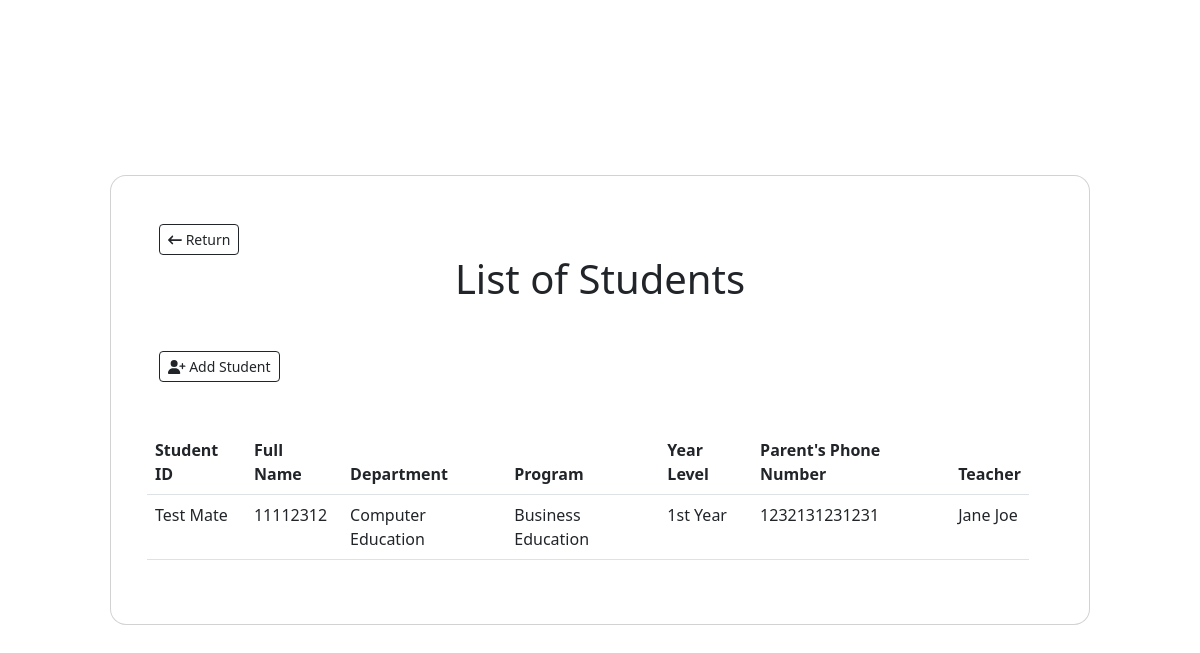
The app's page /students/list (signed in), older data.
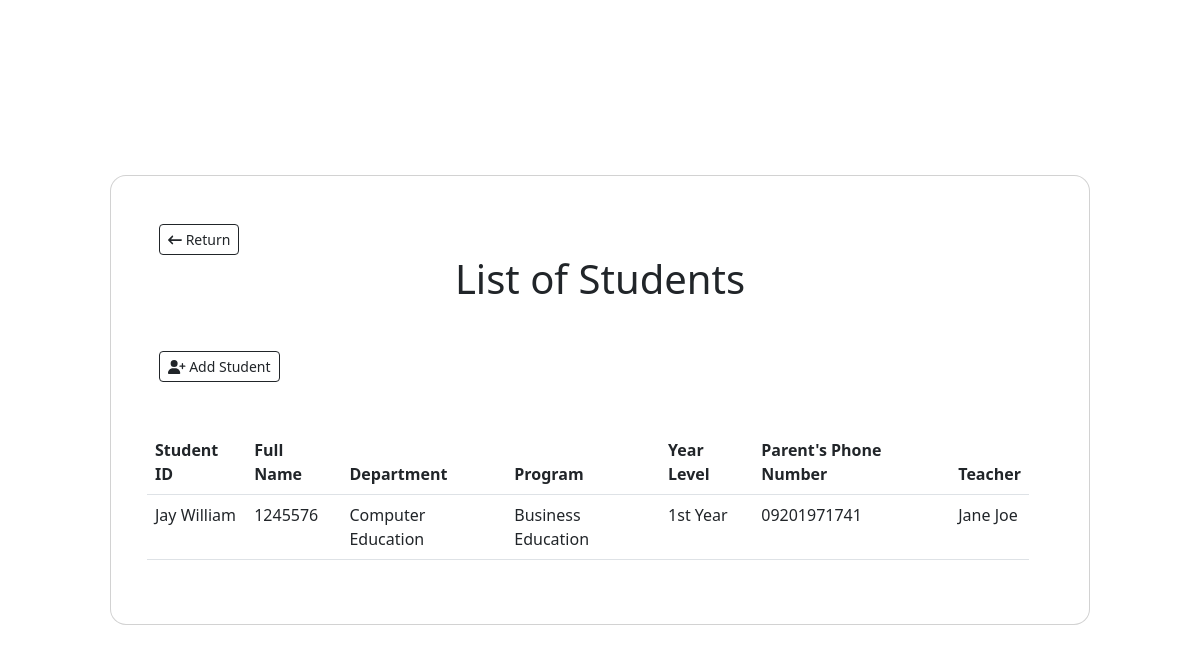
The same page, newer data.
### app.py (models this page shows, shortened)
class Students(db.Model, UserMixin):
    __tablename__ = 'students'
    id = db.Column(db.Integer, primary_key=True)
    fullname = db.Column(db.String(1000), nullable=False)
    course = db.Column(db.String(255), nullable=False)
    studentid = db.Column(db.String(255), nullable=False)
    department = db.Column(db.String(255), nullable=False)
    program = db.Column(db.String(255), nullable=False)
    year = db.Column(db.String(255), nullable=False)
    parentphone = db.Column(db.String(255), nullable=False)
    teacher_name = db.Column(db.String(1000), db.ForeignKey('user.fullname'), nullable=False)
    date_added = db.Column(db.Date, default=date.today)
    teacher = db.Relationship('User', foreign_keys=teacher_name)

### app.py (the view)
@app.route('/students/list')
@login_required
def students_list():
    if current_user.username == 'admin':
            return redirect(url_for('admin'))
    else:
        students = Students.query.filter_by(teacher_name=current_user.fullname).order_by(Students.date_added).all()
        return render_template("students-db.html", students=students)

### app.py (called while the page is built)
@login_manager.user_loader
def load_user(user_id):
    return User.query.get(int(user_id))

### templates/students-db.html (shortened to what the changed rows need)
{% extends 'base.html' %}
{% block content %}
    <body>
        <section class="sign-in">
            <div class="container-fluid d-flex justify-content-center align-items-center vh-100">
                <div class="col-xl-10">
                    <div class="card" style="border-radius: 1rem;">
                        <div class="card-body p-5">
                            <h1 class="card-title mb-5 text-center">List of Students</h1>
                            <div class="row">
                                <div class="row">
                                    <table class="table" id="dataTable">
                                        <thead>
                                            <tr>
                                                <th scope="col">
                                                    Student ID
                                                </th>
                                                <th scope="col">
                                                    Full Name
                                                </th>
                                                <th scope="col">
                                                    Department
                                                </th>
                                                <th scope="col">
                                                    Program
                                                </th>
                                                <th scope="col">
                                                    Year Level
                                                </th>
                                                <th scope="col">
                                                    Parent's Phone Number
                                                </th>
                                                <th scope="col">
                                                    Teacher
                                                </th>
                                            </tr>
                                        </thead>
                                        <tbody>
                                            {% for student in students %}
                                            <tr>
                                                <td scope="row">
                                                    {{ student.fullname }}
                                                </td>
                                                <td>
                                                    {{ student.studentid }}
                                                </td>
                                                <td>
                                                    {{ student.department }}
                                                </td>
                                                <td>
                                                    {{ student.program }}
                                                </td>
                                                <td>
                                                    {{ student.year }}
                                                </td>
                                                <td>
                                                    {{ student.parentphone }}
                                                </td>
                                                <td>
                                                    {{ student.teacher_name }}
                                                </td>
                                            </tr>
                                            {% endfor %}
                                        </tbody>
                                    </table>
                                </div>
                            </div>
                        </div>
                    </div>
                </div>
            </div>
        </section>
    </body>
{% endblock %}

Row changes from the older to the newer data that the page shows:
changed Students "Computer Education": fullname "Test Mate" → "Jay William"; studentid "11112312" → "1245576"; parentphone "1232131231231" → "09201971741"
